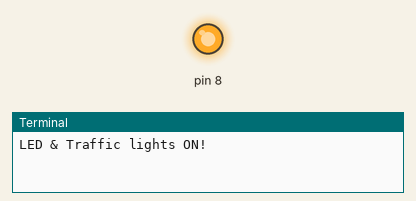
This program was run on a simulated Raspberry Pi (header pin numbers). Parts: output pins drawn as LEDs (lit = HIGH), the last lines printed to the terminal.

Above: at 1.0 s.
At 3.0 s:
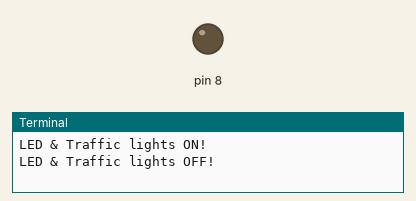
Timing chart, 0 to 5.2 s (numbered marks = the images above):
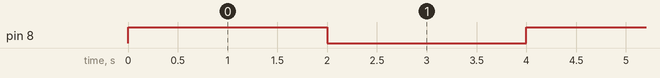

Measured:
- by itself, pin 8: alternates HIGH for 2.0 s and LOW for 2.0 s

The program:

file.py
```python
import RPi.GPIO as GPIO
from time import sleep

GPIO.setwarnings(False)
GPIO.setmode(GPIO.BOARD)
GPIO.setup(8, GPIO.OUT, initial=GPIO.LOW)


while True:
    print("LED & Traffic lights ON!")
    GPIO.output(8, GPIO.HIGH)
    sleep(2)
    print("LED & Traffic lights OFF!")
    GPIO.output(8, GPIO.LOW)
    sleep(2)
```
